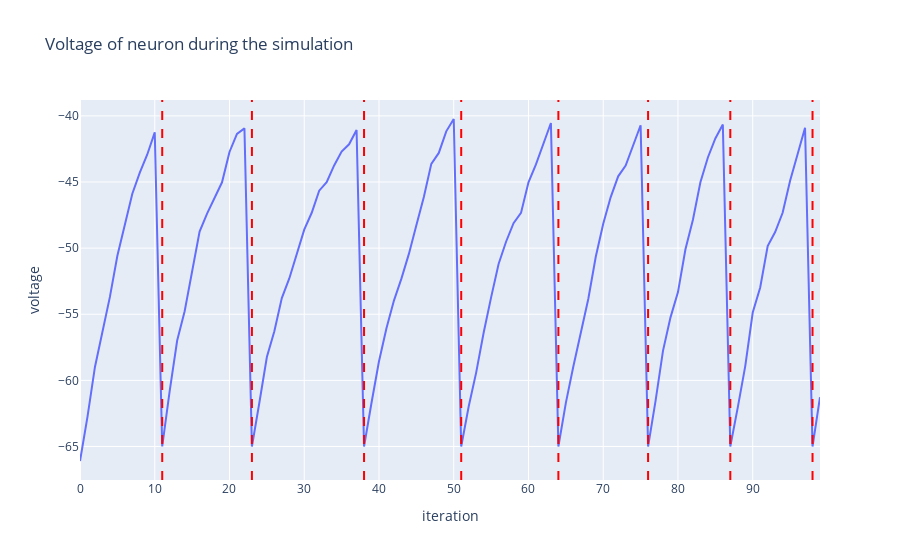

Notebook code cell kept with this figure:
### Code cell
params = {
        "v_reset" : -65,
        "v_rest": -70,
        "tau" : 10 ,
        "R" : 5 ,
        "I_t": generateNormalI(8 , 1 , 100),
        "threshold" : -40,
        "dt" : 1
    }
v, s = createAndRunModel("LIF" , params , 100 , plot=True)

### Figure 1 — Plotly figure (JSON) as saved in the notebook; plotly's stock layout.template omitted (floating-point values rounded to 4 significant figures)
{"data": [{"hovertemplate": "x=%{x}<br>y=%{y}<extra></extra>", "legendgroup": "", "line": {"color": "#636efa", "dash": "solid"}, "marker": {"symbol": "circle"}, "mode": "lines", "name": "", "orientation": "v", "showlegend": false, "type": "scatter", "x": [0, 1, 2, 3, 4, 5, 6, 7, 8, 9, 10, 11, 12, 13, 14, 15, 16, 17, 18, 19, 20, 21, 22, 23, 24, 25, 26, 27, 28, 29, 30, 31, 32, 33, 34, 35, 36, 37, 38, 39, 40, 41, 42, 43, 44, 45, 46, 47, 48, 49, 50, 51, 52, 53, 54, 55, 56, 57, 58, 59, 60, 61, 62, 63, 64, 65, 66, 67, 68, 69, 70, 71, 72, 73, 74, 75, 76, 77, 78, 79, 80, 81, 82, 83, 84, 85, 86, 87, 88, 89, 90, 91, 92, 93, 94, 95, 96, 97, 98, 99], "xaxis": "x", "y": [-66.1, -62.76, -58.98, -56.28, -53.69, -50.58, -48.26, -45.89, -44.29, -42.92, -41.25, -65, -60.79, -56.99, -54.78, -51.72, -48.75, -47.39, -46.25, -45.02, -42.73, -41.36, -40.95, -65, -61.67, -58.23, -56.29, -53.78, -52.29, -50.35, -48.6, -47.33, -45.66, -45.01, -43.75, -42.7, -42.15, -41.07, -65, -61.69, -58.56, -56.06, -53.97, -52.31, -50.44, -48.26, -46.13, -43.63, -42.8, -41.17, -40.24, -65, -61.98, -59.41, -56.4, -53.72, -51.2, -49.52, -48.11, -47.34, -45.02, -43.67, -42.11, -40.54, -65, -61.7, -58.96, -56.34, -53.85, -50.65, -48.15, -46.14, -44.57, -43.76, -42.19, -40.71, -65, -61.55, -57.75, -55.24, -53.33, -50.09, -47.85, -45.02, -43.15, -41.7, -40.65, -65, -62.05, -58.92, -54.87, -52.98, -49.85, -48.79, -47.33, -44.91, -42.9, -40.89, -65, -61.27], "yaxis": "y"}], "layout": {"legend": {"tracegroupgap": 0}, "shapes": [{"line": {"color": "red", "dash": "dash", "width": 2}, "type": "line", "x0": 11, "x1": 11, "xref": "x", "y0": 0, "y1": 1, "yref": "y domain"}, {"line": {"color": "red", "dash": "dash", "width": 2}, "type": "line", "x0": 23, "x1": 23, "xref": "x", "y0": 0, "y1": 1, "yref": "y domain"}, {"line": {"color": "red", "dash": "dash", "width": 2}, "type": "line", "x0": 38, "x1": 38, "xref": "x", "y0": 0, "y1": 1, "yref": "y domain"}, {"line": {"color": "red", "dash": "dash", "width": 2}, "type": "line", "x0": 51, "x1": 51, "xref": "x", "y0": 0, "y1": 1, "yref": "y domain"}, {"line": {"color": "red", "dash": "dash", "width": 2}, "type": "line", "x0": 64, "x1": 64, "xref": "x", "y0": 0, "y1": 1, "yref": "y domain"}, {"line": {"color": "red", "dash": "dash", "width": 2}, "type": "line", "x0": 76, "x1": 76, "xref": "x", "y0": 0, "y1": 1, "yref": "y domain"}, {"line": {"color": "red", "dash": "dash", "width": 2}, "type": "line", "x0": 87, "x1": 87, "xref": "x", "y0": 0, "y1": 1, "yref": "y domain"}, {"line": {"color": "red", "dash": "dash", "width": 2}, "type": "line", "x0": 98, "x1": 98, "xref": "x", "y0": 0, "y1": 1, "yref": "y domain"}], "title": {"text": "Voltage of neuron during the simulation"}, "xaxis": {"anchor": "y", "domain": [0, 1], "title": {"text": "iteration"}}, "yaxis": {"anchor": "x", "domain": [0, 1], "title": {"text": "voltage"}}}}
